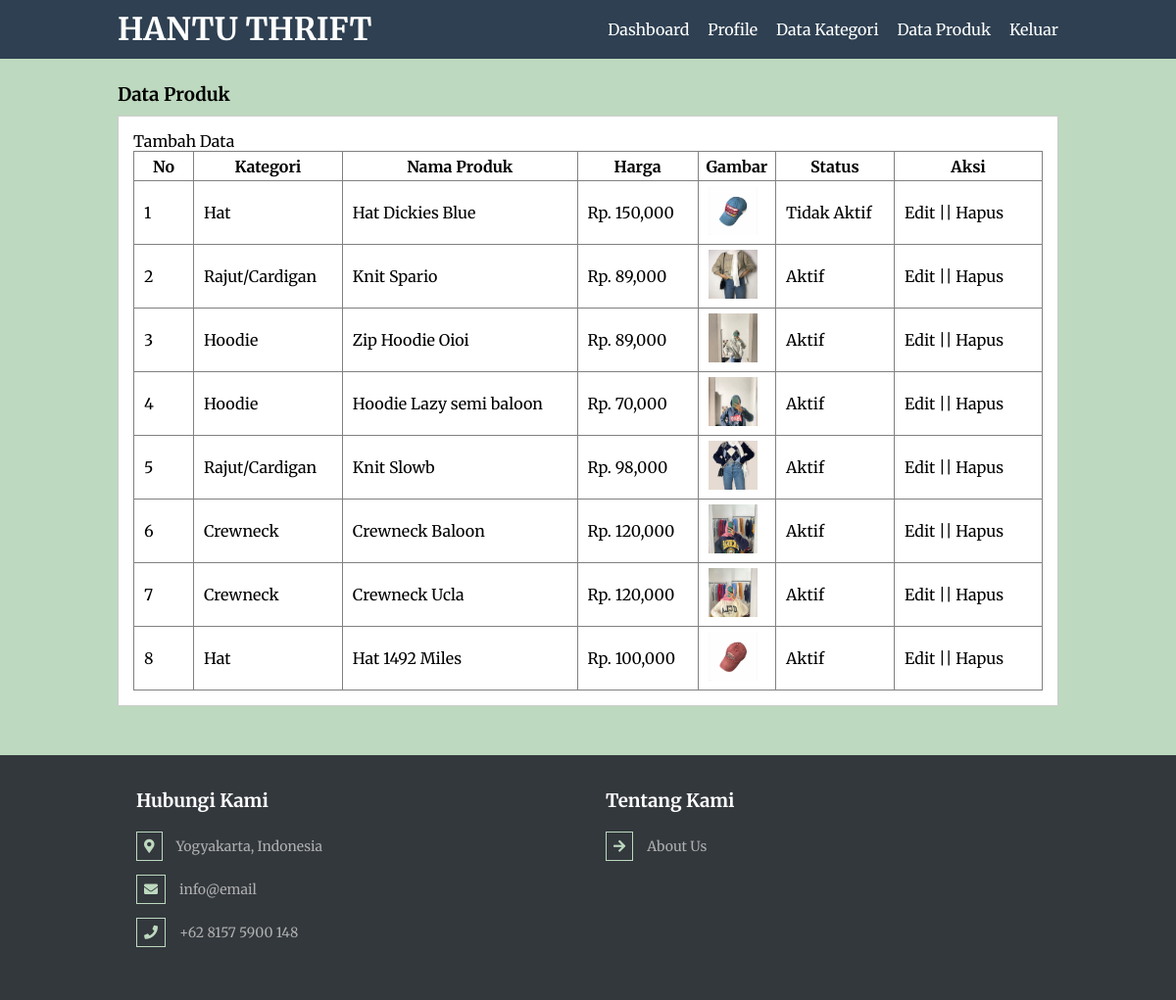
The app's page /data-produk.php (signed in) with its own data.
### tables this page shows
CREATE TABLE `tb_product` (
  `id_product` int(11) NOT NULL,
  `id_category` int(11) NOT NULL,
  `name_product` varchar(100) NOT NULL,
  `price_product` int(11) NOT NULL,
  `description_product` text NOT NULL,
  `image_product` varchar(100) NOT NULL,
  `status_product` tinyint(1) NOT NULL,
  `created_data` timestamp NOT NULL DEFAULT current_timestamp()
);

CREATE TABLE `tb_category` (
  `id_category` int(11) NOT NULL,
  `name_category` varchar(25) NOT NULL
);

### data-produk.php (the view, shortened to what this page needs)
<?php
    include 'db.php';
    $kontak = mysqli_query($conn, "SELECT telp_admin, email_admin, address_admin FROM tb_admin WHERE id_admin = 1");
    $a = mysqli_fetch_object($kontak);
?>
<!DOCTYPE html>
<html>
    <head>
        <link rel="stylesheet" type="text/css" href="style.css">
        <link rel="stylesheet" href="https://cdnjs.cloudflare.com/ajax/libs/font-awesome/5.13.0/css/all.min.css">
    </head>
    <body>
       <header>
           <div class="container">
                <h1><a href="dashboard">HANTU THRIFT</a></h1>
                <ul>
                    <li><a href="dashboard">Dashboard</a></li>
                    <li><a href="profile">Profile</a></li>
                    <li><a href="data-kategori">Data Kategori</a></li>
                    <li><a href="data-produk">Data Produk</a></li>
                    <li><a href="keluar">Keluar</a></li>
                </ul>
           </div>
       </header>
       <div class="section">
           <div class="container">
               <h3>Data Produk</h3>
               <div class="box">
                   <p><a href="tambah-produk">Tambah Data</a></p>
                   <table border="1" cellspacing="0" class="table">
                       <thead>
                           <tr>
                               <th width="60px">No</th>
                               <th>Kategori</th>
                               <th>Nama Produk</th>
                               <th>Harga</th>
                               <th>Gambar</th>
                               <th>Status</th>
                               <th width="150px">Aksi</th>
                           </tr>
                       </thead>
                       <tbody>
                           <?php
                           $no = 1;
                           $produk = mysqli_query($conn, "SELECT * FROM tb_product LEFT JOIN tb_category USING (id_category) ORDER BY id_product DESC");
                           if(mysqli_num_rows($produk) > 0){
                           while($row = mysqli_fetch_Array($produk)){
                           ?>
                           <tr>
                               <td><?php echo $no++ ?></td>
                               <td><?php echo $row['name_category'] ?></td>
                               <td><?php echo $row['name_product'] ?></td>
                               <td>Rp. <?php echo number_format($row['price_product']) ?></td>
                               <td><a href="produkk/<?php echo $row['image_product'] ?>" target="_blank"><img src="produkk/<?php echo $row['image_product'] ?>" width="50px"></a></td>
                               <td><?php echo ($row['status_product'] == 0)? 'Tidak Aktif':'Aktif'; ?></td>
                               <td>
                                   <a href="edit-produk?id=<?php echo $row['id_product']?>">Edit</a> || <a href="hapus-kategori?idp=<?php echo $row['id_product'] ?>" onclick="return confirm('Yakin Ingin Hapus ?')">Hapus</a>
                               </td>
                           </tr>
                           <?php }} else{ ?>
                            <tr>
                                <td colspan="7">Tidak Ada Data</td>
                            </tr>
                            <?php } ?>
                       </tbody>
                   </table>
               </div>
           </div>
       </div>
       <div class="footer">
            <div class="col-6">
                <h3>Hubungi Kami</h3>
                    <ul class="address">
                        <li><i class="fas fa-map-marker-alt"></i>Yogyakarta, Indonesia</li>
                        <li><i class="fas fa-envelope"></i><a href="mailto:info@email">info@email</a></li>
                        <li><i class="fas fa-phone"></i><a href="https://api.whatsapp.com/send?phone=<?php echo $a->telp_admin ?>&text=Hai, saya tertarik dengan produk Anda." target="_blank">+62 8157 5900 148</a></li>
                    </ul>
            </div>
            <div class="col-6">
                <h3>Tentang Kami</h3>
                    <ul class="address">
                        <li><i class="fas fa-arrow-right"></i><a href="about">About Us</a></li>
                    </ul>
            </div>
        </div>
    </body>
</html>

### style.css (style rules this page uses)
* { padding: 0; margin: 0; font-family: 'Merriweather', serif; }
body { background-color:#bdd9bf; }
a { color: inherit; text-decoration: none; }
header { background-color: #2E4052; color: #fff; }
header h1 { float: left; padding: 10px 0; }
header ul { float: right; }
header ul li { display: inline-block; }
header ul li a { padding: 20px 0 20px 15px; display: inline-block; }
.container { width: 80%; margin:0 auto; }
.container:after { content: ''; display: block; clear: both; }
.section { padding: 25px 0; }
.box { background-color: #fff; border: 1px solid #ccc; padding: 15px; box-sizing: border-box; margin: 10px 0 25px 0; }
.box:after { content: ''; display: block; clear: both; }
.table { width: 100%; border-collapse: collapse; }
.table tr { height: 30px; }
.table tr td { padding: 5px 10px; }
.footer { width: 100%; height: 200px; padding: 25px 0 ; background-color: #33383d; color: #fff; }
.col-6 h3 { margin-bottom: 20px; }
.col-6 { margin-left: 129px; width: 350px; height: 200px; padding: 10px; float: left; box-sizing: border-box; }
.col-6 ul li { list-style-type: none; margin-bottom: 1em; color: #afafaf; font-size: 14px; }
.col-6 ul.address li i { color: #bdd9bf; border: 1px solid #bdd9bf; padding: .5em; margin-right: 1em; }

### records on screen
tb_product: id_category.name_category "Hat", name_product "Hat Dickies Blue", price_product "150,000", image_product (picture), status_product "Tidak Aktif"
tb_product: id_category.name_category "Rajut/Cardigan", name_product "Knit Spario", price_product "89,000", image_product (picture), status_product "Aktif"
tb_product: id_category.name_category "Hoodie", name_product "Zip Hoodie Oioi", price_product "89,000", image_product (picture), status_product "Aktif"
tb_product: id_category.name_category "Hoodie", name_product "Hoodie Lazy semi baloon", price_product "70,000", image_product (picture), status_product "Aktif"
tb_product: id_category.name_category "Rajut/Cardigan", name_product "Knit Slowb", price_product "98,000", image_product (picture), status_product "Aktif"
tb_product: id_category.name_category "Crewneck", name_product "Crewneck Baloon", price_product "120,000", image_product (picture), status_product "Aktif"
tb_product: id_category.name_category "Crewneck", name_product "Crewneck Ucla", price_product "120,000", image_product (picture), status_product "Aktif"
tb_product: id_category.name_category "Hat", name_product "Hat 1492 Miles", price_product "100,000", image_product (picture), status_product "Aktif"
